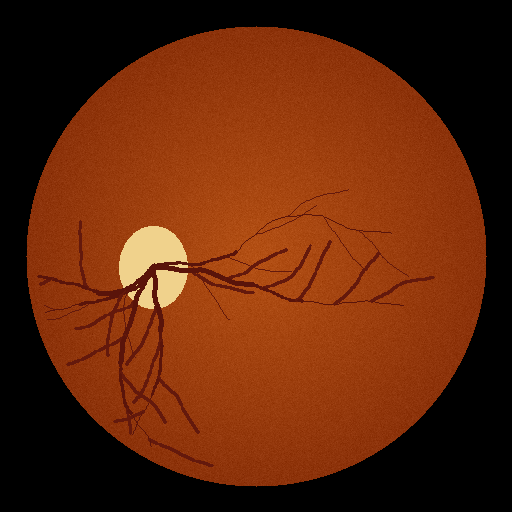
#> input picture notebooks/sample_data/images/fundus_0_000.png, 512 x 512 px
$ python -i preprocessing.py   (imports and definitions only)   (older library calls are emulated)
#> lines starting #> are read from the running program, lines starting #| are printed output that depends on the picture; after the words box and inside, x2 and y2 are one past the last pixel; in counts of white or black regions, pixels touching at a corner belong together
#> in preprocess_fundus, img_bgr is the input picture: shape (512, 512, 3); mean B, G, R 9.8, 38.7, 96.3
"""
Preprocessing module for Fundus Images.
Implements:
1. Circular Crop (Black border removal via contour/thresholding).
2. CLAHE (Contrast Limited Adaptive Histogram Equalization).
3. Resizing and standard normalization.
"""

from typing import Tuple, Union
import cv2
import numpy as np
from PIL import Image


def crop_fundus_circle(img: np.ndarray, tol: int = 10) -> np.ndarray:
    """
    Crops black borders from a retinal fundus image based on pixel intensity thresholding.

    Args:
        img: Input image as RGB numpy array (H, W, C).
        tol: Intensity tolerance threshold for detecting background black pixels.

    Returns:
        Cropped RGB numpy array focusing on the circular fundus region.
    """
#> called with tol = 10
    if img.ndim == 2:
        mask = img > tol
        if not mask.any():
            return img
        return img[np.ix_(mask.any(1), mask.any(0))]

    # 3-channel image
    gray = cv2.cvtColor(img, cv2.COLOR_RGB2GRAY)
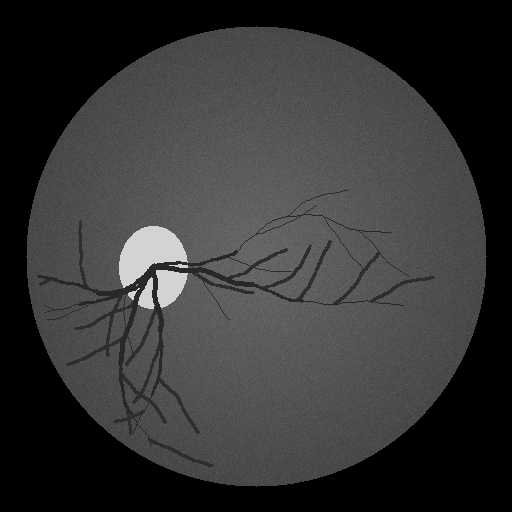
#> gray: shape (512, 512); min 0, max 211, mean 52.6
    mask = gray > tol
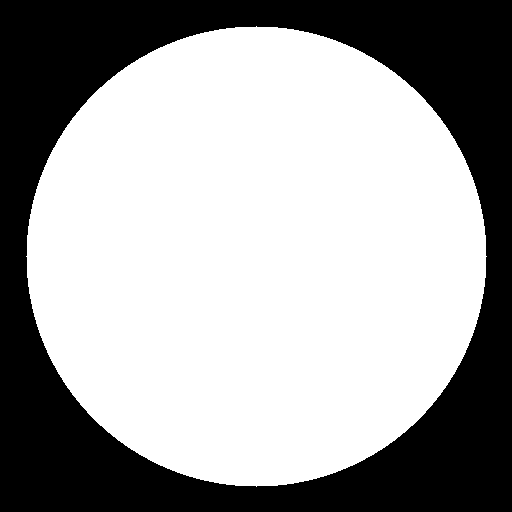
#> mask: shape (512, 512) bool; 63.4% white; 1 black region, box (x1, y1, x2, y2) and area: (0, 0, 512, 512) 95935

    # Check if mask is valid
    if not mask.any():
        return img

    # Bounding box for non-black area
    row_idx = mask.any(axis=1)
    col_idx = mask.any(axis=0)

    ymin, ymax = np.where(row_idx)[0][[0, -1]]
#> ymin = 26; ymax = 486
    xmin, xmax = np.where(col_idx)[0][[0, -1]]
#> xmin = 26; xmax = 486

    # Add a slight safety margin if possible
    h, w = gray.shape
#> h = 512; w = 512
    ymin = max(0, ymin - 2)
#> ymin = 24
    ymax = min(h, ymax + 2)
#> ymax = 488
    xmin = max(0, xmin - 2)
#> xmin = 24
    xmax = min(w, xmax + 2)
#> xmax = 488

    cropped = img[ymin:ymax, xmin:xmax]
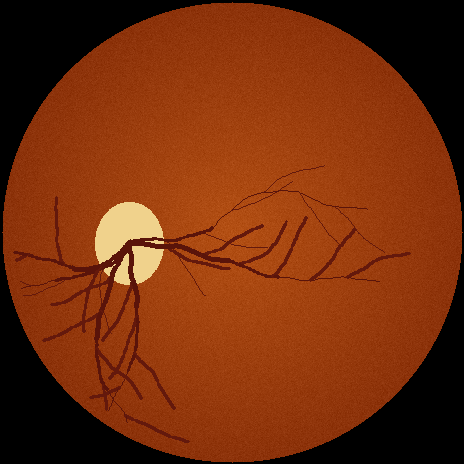
#> cropped: shape (464, 464, 3); mean R, G, B 117.3, 47.1, 12
    return cropped


def apply_clahe(
    img: np.ndarray,
    clip_limit: float = 2.0,
    tile_grid_size: Tuple[int, int] = (8, 8)
) -> np.ndarray:
    """
    Applies CLAHE (Contrast Limited Adaptive Histogram Equalization) on the L-channel in LAB space.
    Enhances vessel and lesion contrast while preserving retinal color balance.

    Args:
        img: RGB image numpy array (H, W, 3) in range [0, 255].
        clip_limit: Threshold for contrast limiting.
        tile_grid_size: Size of grid for histogram equalization.

    Returns:
        Enhanced RGB image numpy array (H, W, 3).
    """
#> called with clip_limit = 2, tile_grid_size = (8, 8)
    lab = cv2.cvtColor(img, cv2.COLOR_RGB2LAB)
#> lab: shape (464, 464, 3); mean of channels 0, 1, 2 74.8, 155.7, 161.6
    l, a, b = cv2.split(lab)
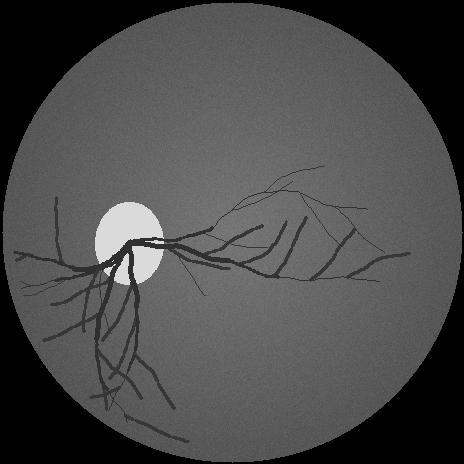
#> l: shape (464, 464); min 0, max 218, mean 74.8
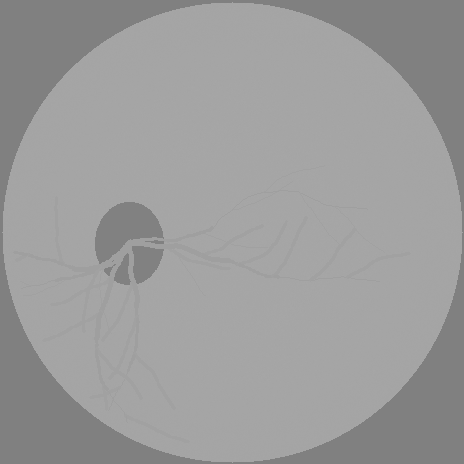
#> a: shape (464, 464); min 128, max 167, mean 155.7

    clahe = cv2.createCLAHE(clipLimit=clip_limit, tileGridSize=tile_grid_size)
    cl = clahe.apply(l)

    merged_lab = cv2.merge((cl, a, b))
#> merged_lab: shape (464, 464, 3); mean of channels 0, 1, 2 82, 155.7, 161.6
    enhanced_rgb = cv2.cvtColor(merged_lab, cv2.COLOR_LAB2RGB)
    return enhanced_rgb


# [35 lines left out: function apply_ben_graham, not called in this run]


def preprocess_fundus(
    image: Union[np.ndarray, Image.Image, str],
    target_size: Tuple[int, int] = (224, 224),
    apply_crop: bool = True,
    apply_enhancement: bool = True,
    enhancement_method: str = "clahe"
) -> np.ndarray:
    """
    Full preprocessing pipeline for fundus images:
    Read/Convert -> Circular Crop -> Enhancement (CLAHE / Ben Graham / Combined) -> Resize.

    Args:
        image: Filepath, PIL Image, or numpy RGB array.
        target_size: Desired output dimensions (height, width).
        apply_crop: Whether to crop black background borders.
        apply_enhancement: Whether to apply enhancement.
        enhancement_method: One of ['clahe', 'ben_graham', 'combined', 'none'].

    Returns:
        Preprocessed RGB numpy array of shape (target_size[0], target_size[1], 3) uint8.
    """
    if isinstance(image, str):
        img_bgr = cv2.imread(image)
        if img_bgr is None:
            raise FileNotFoundError(f"Image not found at path: {image}")
        img_rgb = cv2.cvtColor(img_bgr, cv2.COLOR_BGR2RGB)
    elif isinstance(image, Image.Image):
        img_rgb = np.array(image.convert("RGB"))
    elif isinstance(image, np.ndarray):
        if image.ndim == 2:
            img_rgb = cv2.cvtColor(image, cv2.COLOR_GRAY2RGB)
        else:
            img_rgb = image.copy()
    else:
        raise TypeError(f"Unsupported image type: {type(image)}")

    if apply_crop:
        img_rgb = crop_fundus_circle(img_rgb)

    if apply_enhancement and enhancement_method != "none":
        if enhancement_method == "clahe":
            img_rgb = apply_clahe(img_rgb)
        elif enhancement_method == "ben_graham":
            img_rgb = apply_ben_graham(img_rgb)
        elif enhancement_method == "combined":
            img_rgb = apply_clahe(img_rgb)
            img_rgb = apply_ben_graham(img_rgb)
        else:
            raise ValueError(f"Unknown enhancement_method: {enhancement_method}")

    if target_size is not None:
        img_rgb = cv2.resize(img_rgb, (target_size[1], target_size[0]), interpolation=cv2.INTER_AREA)
#> img_rgb: shape (224, 224, 3)

    return img_rgb


# [73 lines left out: function validate_fundus_image, not called in this run]

>>> result = preprocess_fundus('../notebooks/sample_data/images/fundus_0_000.png')
